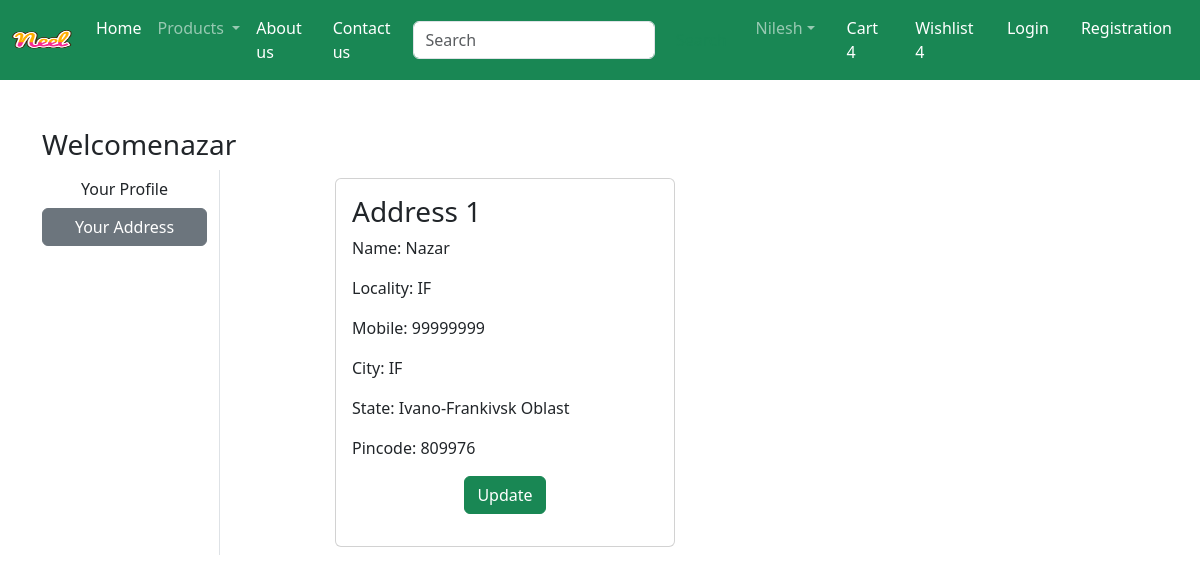
The page /address/ (signed in) on the database its author committed.
### app/models.py (models this page shows, shortened)
class Customer(models.Model):
    user = models.ForeignKey(User, on_delete=models.CASCADE)
    name = models.CharField(max_length=200)
    locality = models.CharField(max_length=200)
    city = models.CharField(max_length=50)
    mobile = models.CharField(max_length=15)
    zipcode = models.IntegerField()
    state = models.CharField(choices=STATE_CHOICES, max_length=100)

### app/views.py (the view)
# urls.py: path('address/', views.address, name='address'),
def address(request):
    add = Customer.objects.filter(user=request.user)
    return render(request, 'app/address.html', locals())

### app/templates/app/address.html (shortened to what this page needs)
{% extends 'app/base.html' %}
{% load static %}
{% block main-content %}
<div class="container my-5">
    <div class="row">
        <h3>Welcome<span class="text-capitalize">{{request.user}}</span></h3>
    <div class="col-sm-2 border-end">
        <ul class="list-unstyled">
            <li class="d-grid"><a href="{% url 'profile' %}" class="btn">Your Profile</a></li>
            <li class="d-grid"><a href="{% url 'address' %}" class="btn btn-secondary">Your Address</a></li>
        </ul>
    </div>
    <div class="col-sm-8 offset-sm-1">
        <div class="row">
            {% for ad in add %}
            <div class="col-sm-6">
                <div class="card m-2">
                  <div class="card-body">
                    <h3>Address {{ forloop.counter }}</h3>
                    <p>Name: {{ ad.name }}</p>
                    <p>Locality: {{ ad.locality }}</p>
                    <p>Mobile: {{ ad.mobile }}</p>
                    <p>City: {{ ad.city }}</p>
                    <p>State: {{ ad.state }}</p>
                    <p>Pincode: {{ ad.zipcode }}</p>
                    <p class="text-center"><a href="{% url 'updateAddress' pk=ad.id %}" type="button" class="btn btn-success">Update</a></p>
                  </div>
                </div>
              </div>
           {% endfor %}
        </div>
    </div>
{% endblock main-content %}

### rows shown on the page
Customer: name "Nazar", locality "IF", mobile "99999999", city "IF", state "Ivano-Frankivsk Oblast", zipcode "809976"

### other values the page prints
{{ request.user }} "Nazar"
